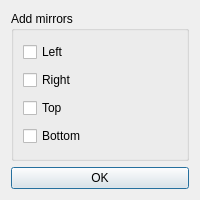
<?xml version="1.0" encoding="UTF-8"?>
<ui version="4.0">
 <class>Mirrors</class>
 <widget class="QDialog" name="mirror_dialog">
  <property name="modal">
   <bool>true</bool>
  </property>
  <property name="windowTitle">
   <string>Reflect image</string>
  </property>
  <property name="geometry">
   <rect>
    <x>0</x>
    <y>0</y>
    <width>200</width>
    <height>200</height>
   </rect>
  </property>
  <layout class="QVBoxLayout" name="mirror_vbox1">
   <item>
    <widget class="QGroupBox" name="mirror_group">
     <property name="flat">
      <bool>true</bool>
     </property>
     <property name="title">
      <string>Add mirrors</string>
     </property>
     <property name="sizePolicy">
      <sizepolicy hsizetype="Preferred" vsizetype="Preferred">
       <horstretch>1</horstretch>
       <verstretch>1</verstretch>
      </sizepolicy>
     </property>
     <layout class="QVBoxLayout" name="mirror_vbox2">
      <item>
       <widget class="QCheckBox" name="check0">
        <property name="text">
         <string>Left</string>
        </property>
       </widget>
      </item>
      <item>
       <widget class="QCheckBox" name="check1">
        <property name="text">
         <string>Right</string>
        </property>
       </widget>
      </item>
      <item>
       <widget class="QCheckBox" name="check2">
        <property name="text">
         <string>Top</string>
        </property>
       </widget>
      </item>
      <item>
       <widget class="QCheckBox" name="check3">
        <property name="text">
         <string>Bottom</string>
        </property>
       </widget>
      </item>
     </layout>
    </widget>
   </item>
   <item>
    <widget class="QPushButton" name="enter">
     <property name="text">
      <string>OK</string>
     </property>
    </widget>
   </item>
  </layout>
 </widget>
 <resources/>
 <connections/>
 <slots/>
</ui>
